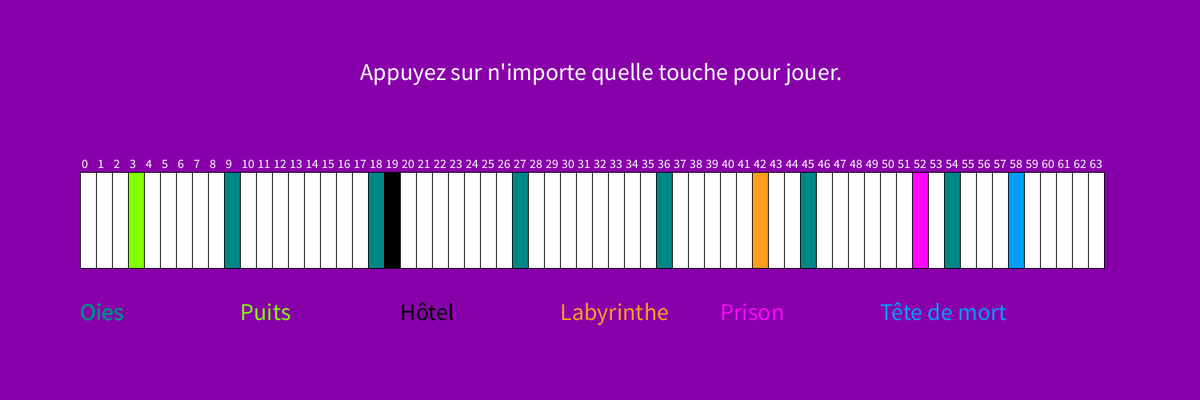
Frame 1 (no input)
Frame 60 (the mouse pressed at the canvas centre just before this capture): identical to frame 1, image omitted
Frame 120 (the mouse held since frame 60 and released just before this capture): identical to frame 1, image omitted

The Processing sketch that drew this single still picture (run headless with seeded random() and noise(); from frame 60 on, the mouse is pressed at the canvas centre):

// Processing sketch: sketch_240531a
// ── sketch_240531a.pde
int nbPlayers = 6;//Nombre de joueurs
int playersPositions[] = new int [nbPlayers];
int playersDiceResult[] = new int [nbPlayers];
int cellWidth = 20;
int[] gooseCells = {9, 18, 27, 36, 45, 54};
int whichPlayerTurn = 0;
int[] playersColors = new int [nbPlayers*3];
boolean isFixedCell = false;
int turn = 1;
int[] playersTimeStuck = new int [nbPlayers];
int whichPlayerInHole = 100;
int whichPlayerInPrison = 100;
boolean isPrisonOccupied = false;

// Un joueur avance par touche pressée
void keyPressed() {
  initBoardVisual();
  checkIsLastPlayer();
  playersTimeStuck[whichPlayerTurn]--;
  
  if (playersTimeStuck[whichPlayerTurn] <= 0 && whichPlayerInHole != whichPlayerTurn && whichPlayerInPrison != whichPlayerTurn) {
    play();
  } else {
    refreshRect(); 
  }
  whichPlayerTurn++;
}

void play() {
  playersDiceResult[whichPlayerTurn] = diceThrow();
  if (!isFixedCell) {
    playersPositions[whichPlayerTurn] += playersDiceResult[whichPlayerTurn];
  }
  checkGooseCells();
  if (playersPositions[whichPlayerTurn] == 63) {
    noLoop();
    scoreFinalDisplay();
  } else if (playersPositions[whichPlayerTurn] > 63) {
    playersPositions[whichPlayerTurn] = 63 - (playersPositions[whichPlayerTurn] - 63);
  }
  checkOtherPositions();
  refreshRect();
}

//simule un lancé de dés
int diceThrow () {
  int dice1 = (int)random(6)+1;
  int dice2 = (int)random(6)+1;
  return checkDicesResult(dice1, dice2);
}

// check si le joueur est le dernier on repasse au premier
void checkIsLastPlayer() {
  if (whichPlayerTurn >= nbPlayers) {
    turn++;
    whichPlayerTurn = 0;
  }
}

// check le résultat des dés pour les règles spéciales
int checkDicesResult (int dice1, int dice2) {
  
  if (turn == 1 && (dice1 == 3 || dice2 == 3) && (dice1 == 6 || dice2 == 6)) {
    playersPositions[whichPlayerTurn] = 26;
    isFixedCell = true;
    return dice1+dice2;
  } else if (turn == 1 && (dice1 == 4 || dice2 == 4) && (dice1 == 5 || dice2 == 5)) {
    playersPositions[whichPlayerTurn] = 53;
    isFixedCell = true;
    return dice1+dice2;
  } else if (turn == 1 && dice1+dice2 == 6) {
    playersPositions[whichPlayerTurn] = 12;
    isFixedCell = true;
    return dice1+dice2;
  }
  isFixedCell = false;
  return dice1+dice2;
}

void checkGooseCells() {
  for (int i = 0; i < gooseCells.length; i++) {
    if (playersPositions[whichPlayerTurn] == gooseCells[i]) {
      playersPositions[whichPlayerTurn] += playersDiceResult[whichPlayerTurn];
    }
  }
}

void checkOtherPositions() {
  
  if(playersPositions[whichPlayerTurn] == 3){
    whichPlayerInHole = whichPlayerTurn;
  } else if (playersPositions[whichPlayerTurn] == 19) {
    
      coloredRect(whichPlayerTurn);
      whiteRect();
      if (playersTimeStuck[whichPlayerTurn] < 0) {
        playersTimeStuck[whichPlayerTurn] = 2;
      }   
    
  } else if (playersPositions[whichPlayerTurn] == 42) {
    playersPositions[whichPlayerTurn] = 30;
  } else if (playersPositions[whichPlayerTurn] == 52) {
    
      if (!isPrisonOccupied) {
        whichPlayerInPrison = whichPlayerTurn;
        isPrisonOccupied = !isPrisonOccupied;
      } else {
        whichPlayerInPrison = 100;
      }
    
  } else if (playersPositions[whichPlayerTurn] == 58) {
    playersPositions[whichPlayerTurn] = 0;
  }
}

//////////////////////////////////////////PARTIE RENDU VISUELLE///////////////////////////////////////////////////////
void scoreTextDisplay(int playerNb) {
  fill(playersColors[playerNb*3], playersColors[playerNb*3+1], playersColors[playerNb*3+2]);
  textSize(25);
  text("position = " + playersPositions[playerNb], 100+(50*(playerNb*4)), 50);
  text("dice result = " + playersDiceResult[playerNb], 100+(50*(playerNb*4)), 100);
}

void scoreFinalDisplay() {
  coloredRect(whichPlayerTurn);
  fill(playersColors[whichPlayerTurn*3], playersColors[whichPlayerTurn*3+1], playersColors[whichPlayerTurn*3+2]);
  textSize(25);
  text("position = " + playersPositions[whichPlayerTurn], 100+(50*(whichPlayerTurn*4)), 50);
  text("dice result = " + playersDiceResult[whichPlayerTurn], 100+(50*(whichPlayerTurn*4)), 100);
}

void initBoardVisual() {
  background(136, 0, 170);
  for (int i = 0; i < 64; i++) {
    fill(255);
    rect(100+cellWidth*i, 215, cellWidth, nbPlayers*20);
    textSize(16);
    text(i, 102+cellWidth*i, 210);
  }
  for (int i = 0; i < gooseCells.length; i++) {
    fill(0, 135, 136);
    textSize(30);
    text("Oies ", 100, 400);
    rect(100+cellWidth*gooseCells[i], 215, cellWidth, nbPlayers*20);
  }
  fill(132, 254, 2);
  text("Puits ", 300, 400);
  rect(100+cellWidth*3, 215, cellWidth, nbPlayers*20);
  fill(0);
  text("Hôtel ", 500, 400);
  rect(100+cellWidth*19, 215, cellWidth, nbPlayers*20);
  fill(255, 157, 30);
  text("Labyrinthe ", 700, 400);
  rect(100+cellWidth*42, 215, cellWidth, nbPlayers*20);
  fill(253, 8, 255);
  text("Prison ", 900, 400);
  rect(100+cellWidth*52, 215, cellWidth, nbPlayers*20);
  fill(0, 157, 255);
  text("Tête de mort ", 1100, 400);
  rect(100+cellWidth*58, 215, cellWidth, nbPlayers*20);
}

void randomColorInit() {
  for (int i = 0; i < playersColors.length; i++) {
    playersColors[i] = 100 + (int)random(155);
  }
}

void refreshRect() {
  for (int i = 0; i < nbPlayers; i++) {
    scoreTextDisplay(i);
    coloredRect(i);
  }
}

void whiteRect() {
  fill(255);
  rect(100+cellWidth*playersPositions[whichPlayerTurn], 215+(whichPlayerTurn*20), cellWidth, 20);
}

void coloredRect(int playerNb) {
  fill(playersColors[playerNb*3], playersColors[playerNb*3+1], playersColors[playerNb*3+2]);
  rect(100+cellWidth*playersPositions[playerNb], 215+(playerNb*20), cellWidth, 20);
}

void pressToPlayText() {
  fill(255);
  text("Appuyez sur n'importe quelle touche pour jouer.", 450, 100);
}

void setup() {
  randomColorInit();
  initBoardVisual();
  pressToPlayText();
  size(1500, 500);
}
void draw() {
}
